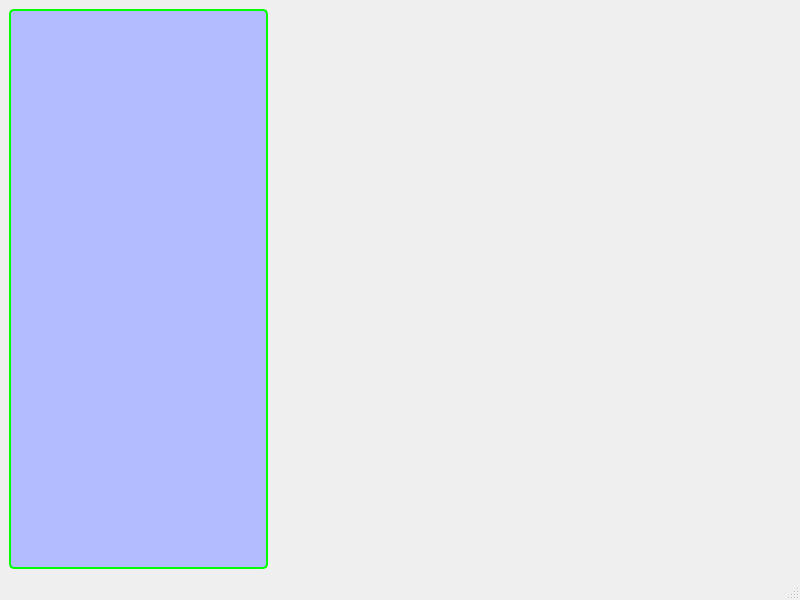
<?xml version="1.0" encoding="UTF-8"?>
<ui version="4.0">
 <class>MainWindow</class>
 <widget class="QMainWindow" name="MainWindow">
  <property name="geometry">
   <rect>
    <x>0</x>
    <y>0</y>
    <width>800</width>
    <height>600</height>
   </rect>
  </property>
  <property name="sizePolicy">
   <sizepolicy hsizetype="Preferred" vsizetype="Preferred">
    <horstretch>0</horstretch>
    <verstretch>0</verstretch>
   </sizepolicy>
  </property>
  <property name="windowTitle">
   <string>MainWindow</string>
  </property>
  <property name="styleSheet">
   <string notr="true">QWidget#dibujo{
	background-color: rgb(178, 188, 255);
	border-radius: 5;
	border: 2px;
	border-color: rgb(0, 255, 4);
	border-style: solid;
}</string>
  </property>
  <widget class="QWidget" name="centralwidget">
   <layout class="QGridLayout" name="gridLayout" columnstretch="1,2">
    <item row="0" column="0">
     <layout class="QVBoxLayout" name="verticalLayout">
      <item>
       <widget class="QWidget" name="dibujo" native="true">
        <property name="enabled">
         <bool>true</bool>
        </property>
        <property name="sizePolicy">
         <sizepolicy hsizetype="Preferred" vsizetype="Preferred">
          <horstretch>0</horstretch>
          <verstretch>0</verstretch>
         </sizepolicy>
        </property>
        <property name="baseSize">
         <size>
          <width>100</width>
          <height>100</height>
         </size>
        </property>
       </widget>
      </item>
     </layout>
    </item>
    <item row="0" column="1">
     <widget class="QWidget" name="widget" native="true"/>
    </item>
   </layout>
  </widget>
  <widget class="QMenuBar" name="menubar">
   <property name="geometry">
    <rect>
     <x>0</x>
     <y>0</y>
     <width>800</width>
     <height>21</height>
    </rect>
   </property>
  </widget>
  <widget class="QStatusBar" name="statusbar"/>
 </widget>
 <resources/>
 <connections/>
</ui>
